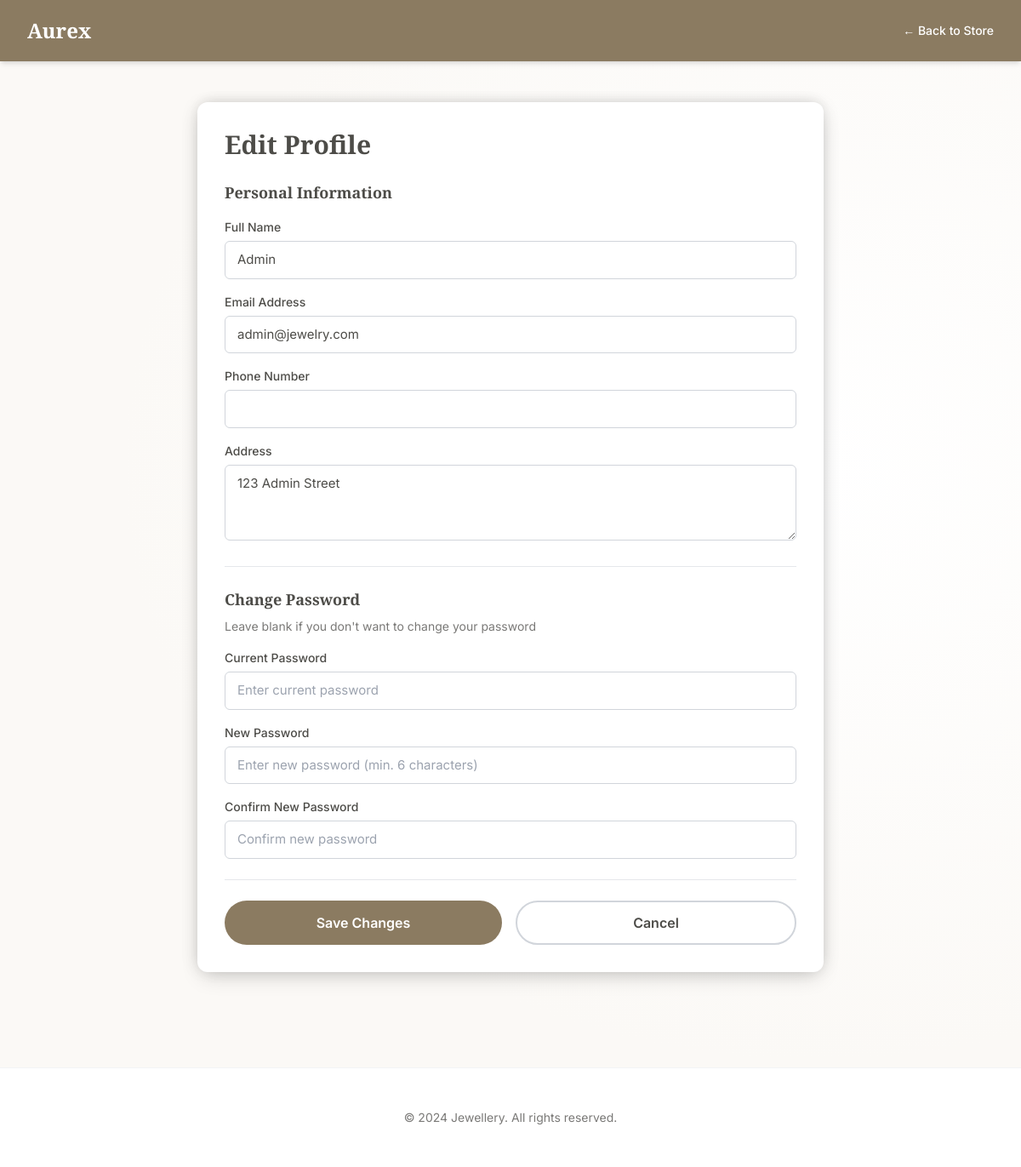
Screenshot of /edit_profile.php (signed in) with the database file from the repository.
### tables this page shows
CREATE TABLE `user` (
  `User_ID` int(11) NOT NULL,
  `Name` varchar(255) NOT NULL,
  `Email` varchar(255) NOT NULL,
  `Password` varchar(255) DEFAULT NULL,
  `Phone` int(11) DEFAULT NULL,
  `Address` varchar(255) DEFAULT NULL,
  `Profile_Picture` varchar(255) DEFAULT NULL,
  `Role` varchar(255) NOT NULL,
  `Is_Logged_In` tinyint(1) NOT NULL DEFAULT 0,
  `user_secret_key` varchar(255) DEFAULT NULL,
  `last_2fa_verification` datetime DEFAULT NULL,
  `google_id` varchar(255) DEFAULT NULL
);

### edit_profile.php (the view, shortened to what this page needs)
<?php
require_once 'db_connect.php';
$user_id = $_SESSION['User_ID'];
$user_data = [];
try {
    $stmt = $pdo->prepare("SELECT Name, Email, Phone, Address FROM user WHERE User_ID = :user_id");
    $stmt->execute([':user_id' => $user_id]);
    $user_data = $stmt->fetch(PDO::FETCH_ASSOC);
} catch (PDOException $e) {
    error_log("Profile Fetch Error: " . $e->getMessage());
    $error_message = "Failed to load profile data.";
}
?>
<!DOCTYPE html>
<html lang="en">
<head>
<script src="https://cdn.tailwindcss.com"></script>
</head>
<body class="antialiased">
<header class="py-5 border-b-0 bg-brand-teal shadow-md">
    <div class="max-w-7xl mx-auto px-4 md:px-6 lg:px-8">
        <nav class="flex justify-between items-center">
            <a href="index_user.php" class="font-serif text-2xl font-bold text-white">Aurex</a>
            <a href="index_user.php" class="text-sm font-medium text-white hover:text-gray-200">&larr; Back to Store</a>
        </nav>
    </div>
</header>
<div class="max-w-3xl mx-auto px-4 py-8 sm:py-12">
    <div class="bg-white p-6 md:p-8 rounded-xl form-background-shadow">
        <h1 class="font-serif text-3xl font-bold text-brand-dark mb-6">Edit Profile</h1>
        <form method="POST" action="" class="space-y-6">
            <div class="border-b border-gray-200 pb-6">
                <h2 class="text-lg font-serif font-bold text-brand-dark mb-4">Personal Information</h2>
                <div class="space-y-4">
                    <div>
                        <label for="name" class="form-label">Full Name</label>
                        <input type="text" id="name" name="name" class="form-input" required
                               value="<?php echo htmlspecialchars($user_data['Name'] ?? ''); ?>">
                    </div>
                    <div>
                        <label for="email" class="form-label">Email Address</label>
                        <input type="email" id="email" name="email" class="form-input" required
                               value="<?php echo htmlspecialchars($user_data['Email'] ?? ''); ?>">
                    </div>
                    <div>
                        <label for="phone" class="form-label">Phone Number</label>
                        <input type="tel" id="phone" name="phone" class="form-input" required
                               value="<?php echo htmlspecialchars($user_data['Phone'] ?? ''); ?>">
                    </div>
                    <div>
                        <label for="address" class="form-label">Address</label>
                        <textarea id="address" name="address" class="form-input" rows="3"
                                  placeholder="Street, City, Province, Postal Code"><?php echo htmlspecialchars($user_data['Address'] ?? ''); ?></textarea>
                    </div>
                </div>
            </div>
            <div class="border-b border-gray-200 pb-6">
                <h2 class="text-lg font-serif font-bold text-brand-dark mb-2">Change Password</h2>
                <p class="text-sm text-brand-subtext mb-4">Leave blank if you don't want to change your password</p>
                <div class="space-y-4">
                    <div>
                        <label for="current_password" class="form-label">Current Password</label>
                        <input type="password" id="current_password" name="current_password" class="form-input"
                               placeholder="Enter current password">
                    </div>
                    <div>
                        <label for="new_password" class="form-label">New Password</label>
                        <input type="password" id="new_password" name="new_password" class="form-input"
                               placeholder="Enter new password (min. 6 characters)">
                    </div>
                    <div>
                        <label for="confirm_password" class="form-label">Confirm New Password</label>
                        <input type="password" id="confirm_password" name="confirm_password" class="form-input"
                               placeholder="Confirm new password">
                    </div>
                </div>
            </div>
            <div class="flex gap-4">
                <button type="submit" name="update_profile"
                        class="flex-1 bg-brand-teal text-white py-3 rounded-full font-semibold hover:bg-opacity-90 transition-colors">
                    Save Changes
                </button>
                <a href="index_user.php"
                   class="flex-1 bg-white text-brand-dark border-2 border-gray-300 py-3 rounded-full font-semibold hover:bg-gray-50 transition-colors text-center">
                    Cancel
                </a>
            </div>
        </form>
    </div>
</div>
<footer class="bg-white mt-12 sm:mt-16 border-t border-gray-100">
    <div class="max-w-7xl mx-auto px-4 md:px-6 lg:px-8 py-12">
        <div class="text-center text-brand-subtext text-sm">
            <p>&copy; 2024 Jewellery. All rights reserved.</p>
        </div>
    </div>
</footer>
</body>
</html>

### edit_profile.php (style rules this page uses)
body { font-family: 'Inter', sans-serif; background-color: #FBF9F6; color: #4D4C48; background-image: radial-gradient(at 80% 40%, #ffffff 0%, #FBF9F6 60%); }
.form-input { width: 100%; border-radius: 0.375rem; border: 1px solid #D1D5DB; padding: 0.625rem 0.875rem; background-color: white; transition: all 0.2s; font-size: 0.9375rem; }
.form-label { display: block; margin-bottom: 0.375rem; font-size: 0.875rem; font-weight: 500; color: #4D4C48; }
.form-background-shadow { box-shadow: 0 10px 25px -5px rgba(0, 0, 0, 0.15), 0 -5px 15px -3px rgba(0, 0, 0, 0.06), 5px 0 20px -3px rgba(0, 0, 0, 0.08), -5px 0 20px -3px rgba(0, 0, 0, 0.08); }

### rows the page displays
user: name "Admin", email "admin@jewelry.com", address "123 Admin Street"
